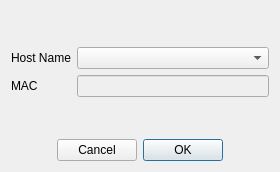
<?xml version="1.0" encoding="UTF-8"?>
<ui version="4.0">
 <class>Dialog</class>
 <widget class="QDialog" name="Dialog">
  <property name="geometry">
   <rect>
    <x>0</x>
    <y>0</y>
    <width>280</width>
    <height>172</height>
   </rect>
  </property>
  <property name="windowTitle">
   <string>Remove Host</string>
  </property>
  <layout class="QGridLayout" name="gridLayout">
   <item row="0" column="0">
    <layout class="QVBoxLayout" name="full_layout" stretch="3">
     <item>
      <layout class="QFormLayout" name="form_layout">
       <property name="formAlignment">
        <set>Qt::AlignLeading|Qt::AlignLeft|Qt::AlignVCenter</set>
       </property>
       <item row="0" column="0">
        <widget class="QLabel" name="host_label">
         <property name="text">
          <string>Host Name</string>
         </property>
        </widget>
       </item>
       <item row="0" column="1">
        <widget class="QComboBox" name="host_box"/>
       </item>
       <item row="1" column="0">
        <widget class="QLabel" name="mac_label">
         <property name="text">
          <string>MAC</string>
         </property>
        </widget>
       </item>
       <item row="1" column="1">
        <widget class="QLineEdit" name="mac_name">
         <property name="enabled">
          <bool>false</bool>
         </property>
        </widget>
       </item>
      </layout>
     </item>
    </layout>
   </item>
   <item row="1" column="0">
    <widget class="QDialogButtonBox" name="button_box">
     <property name="layoutDirection">
      <enum>Qt::RightToLeft</enum>
     </property>
     <property name="orientation">
      <enum>Qt::Horizontal</enum>
     </property>
     <property name="standardButtons">
      <set>QDialogButtonBox::Cancel|QDialogButtonBox::Ok</set>
     </property>
     <property name="centerButtons">
      <bool>true</bool>
     </property>
    </widget>
   </item>
  </layout>
 </widget>
 <resources/>
 <connections>
  <connection>
   <sender>button_box</sender>
   <signal>accepted()</signal>
   <receiver>Dialog</receiver>
   <slot>accept()</slot>
   <hints>
    <hint type="sourcelabel">
     <x>260</x>
     <y>284</y>
    </hint>
    <hint type="destinationlabel">
     <x>157</x>
     <y>274</y>
    </hint>
   </hints>
  </connection>
  <connection>
   <sender>button_box</sender>
   <signal>rejected()</signal>
   <receiver>Dialog</receiver>
   <slot>reject()</slot>
   <hints>
    <hint type="sourcelabel">
     <x>260</x>
     <y>290</y>
    </hint>
    <hint type="destinationlabel">
     <x>286</x>
     <y>274</y>
    </hint>
   </hints>
  </connection>
 </connections>
</ui>
